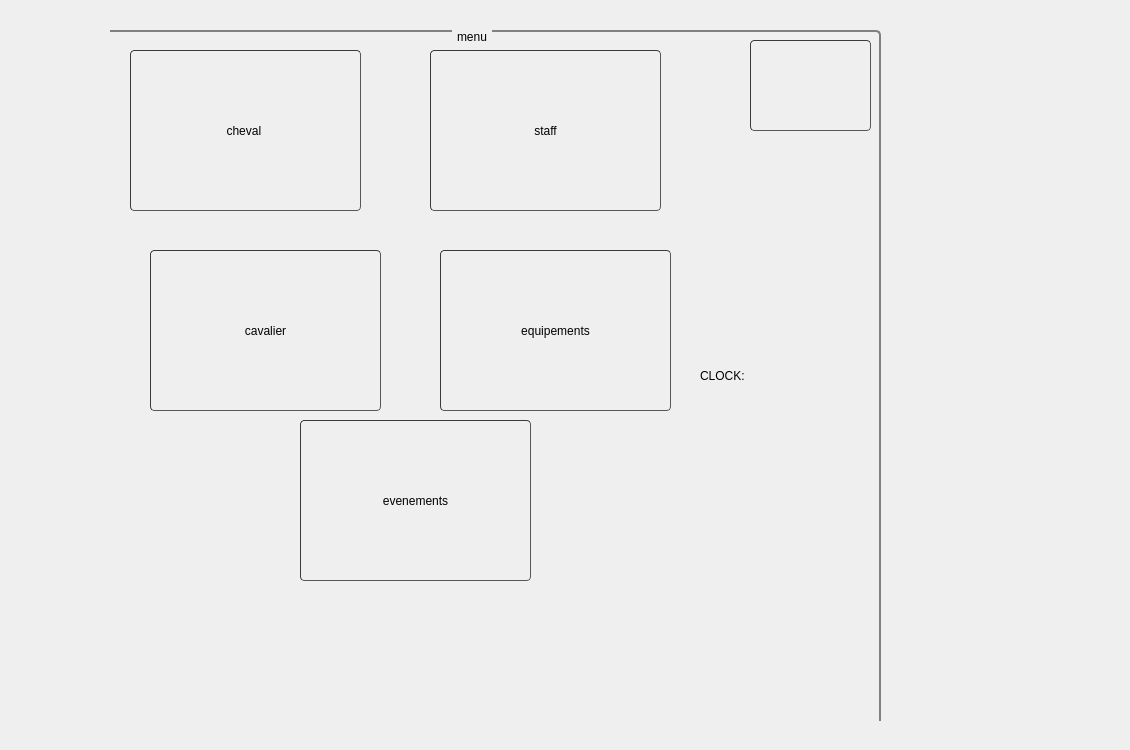
    <widget class="QWidget" name="page_2">
     <widget class="QWidget" name="widget" native="true">
      <property name="geometry">
       <rect>
        <x>110</x>
        <y>-20</y>
        <width>1011</width>
        <height>741</height>
       </rect>
      </property>
      <widget class="QGroupBox" name="groupBox_11">
       <property name="geometry">
        <rect>
         <x>-50</x>
         <y>50</y>
         <width>821</width>
         <height>711</height>
        </rect>
       </property>
       <property name="styleSheet">
        <string notr="true">QGroupBox {
    background-color: qlineargradient(x1: 0, y1: 0, x2: 0, y2: 1,
                                      stop: 0 #E0E0E0, stop: 1 #FFFFFF);
    border: 2px solid gray;
    border-radius: 5px;
    margin-top: 1ex; /* leave space at the top for the title */
}

QGroupBox::title {
    subcontrol-origin: margin;
    subcontrol-position: top center; /* position at the top center */
    padding: 0 3px;
    background-color: qlineargradient(x1: 0, y1: 0, x2: 0, y2: 1,
                                      stop: 0 #FF0ECE, stop: 1 #FFFFFF);
}</string>
       </property>
       <property name="title">
        <string>menu</string>
       </property>
       <widget class="QPushButton" name="click_here">
        <property name="geometry">
         <rect>
          <x>690</x>
          <y>10</y>
          <width>121</width>
          <height>91</height>
         </rect>
        </property>
        <property name="styleSheet">
         <string notr="true">	border-width: 1px; border-radius: 4px;
	border-color: rgb(58, 58, 58);
	border-style: inset;
	padding: 0 8px;


	selection-color: rgb(60, 63, 65);</string>
        </property>
        <property name="text">
         <string/>
        </property>
        <property name="icon">
         <iconset resource="images.qrc">
          <normaloff>:/pics/Capture d’écran 2021-05-01 221807.png</normaloff>:/pics/Capture d’écran 2021-05-01 221807.png</iconset>
        </property>
        <property name="iconSize">
         <size>
          <width>100</width>
          <height>100</height>
         </size>
        </property>
       </widget>
       <widget class="QLabel" name="digital_clock">
        <property name="geometry">
         <rect>
          <x>640</x>
          <y>310</y>
          <width>141</width>
          <height>71</height>
         </rect>
        </property>
        <property name="styleSheet">
         <string notr="true">font: 25 8pt &quot;Footlight MT Light&quot;;</string>
        </property>
        <property name="text">
         <string>CLOCK: </string>
        </property>
       </widget>
       <widget class="QPushButton" name="evenement_2">
        <property name="geometry">
         <rect>
          <x>240</x>
          <y>390</y>
          <width>231</width>
          <height>161</height>
         </rect>
        </property>
        <property name="styleSheet">
         <string notr="true">	border-width: 1px; border-radius: 4px;
	border-color: rgb(58, 58, 58);
	border-style: inset;
	padding: 0 8px;


	selection-color: rgb(60, 63, 65);</string>
        </property>
        <property name="text">
         <string>evenements</string>
        </property>
        <property name="icon">
         <iconset resource="images.qrc">
          <normaloff>:/pics/evenement.jpg</normaloff>:/pics/evenement.jpg</iconset>
        </property>
        <property name="iconSize">
         <size>
          <width>100</width>
          <height>100</height>
         </size>
        </property>
       </widget>
       <widget class="QPushButton" name="cheval_2">
        <property name="geometry">
         <rect>
          <x>70</x>
          <y>20</y>
          <width>231</width>
          <height>161</height>
         </rect>
        </property>
        <property name="styleSheet">
         <string notr="true">	border-width: 1px; border-radius: 4px;
	border-color: rgb(58, 58, 58);
	border-style: inset;
	padding: 0 8px;


	selection-color: rgb(60, 63, 65);</string>
        </property>
        <property name="text">
         <string>cheval </string>
        </property>
        <property name="icon">
         <iconset resource="images.qrc">
          <normaloff>:/pics/cheval.jpg</normaloff>:/pics/cheval.jpg</iconset>
        </property>
        <property name="iconSize">
         <size>
          <width>100</width>
          <height>100</height>
         </size>
        </property>
       </widget>
       <widget class="QPushButton" name="staff_2">
        <property name="geometry">
         <rect>
          <x>370</x>
          <y>20</y>
          <width>231</width>
          <height>161</height>
         </rect>
        </property>
        <property name="styleSheet">
         <string notr="true">	border-width: 1px; border-radius: 4px;
	border-color: rgb(58, 58, 58);
	border-style: inset;
	padding: 0 8px;


	selection-color: rgb(60, 63, 65);</string>
        </property>
        <property name="text">
         <string>staff</string>
        </property>
        <property name="icon">
         <iconset resource="images.qrc">
          <normaloff>:/pics/staff.png</normaloff>:/pics/staff.png</iconset>
        </property>
        <property name="iconSize">
         <size>
          <width>100</width>
          <height>100</height>
         </size>
        </property>
       </widget>
       <widget class="QPushButton" name="cavalier_2">
        <property name="geometry">
         <rect>
          <x>90</x>
          <y>220</y>
          <width>231</width>
          <height>161</height>
         </rect>
        </property>
        <property name="styleSheet">
         <string notr="true">	border-width: 1px; border-radius: 4px;
	border-color: rgb(58, 58, 58);
	border-style: inset;
	padding: 0 8px;


	selection-color: rgb(60, 63, 65);</string>
        </property>
        <property name="text">
         <string>cavalier</string>
        </property>
        <property name="icon">
         <iconset resource="images.qrc">
          <normaloff>:/pics/cavalier.jpg</normaloff>:/pics/cavalier.jpg</iconset>
        </property>
        <property name="iconSize">
         <size>
          <width>100</width>
          <height>100</height>
         </size>
        </property>
       </widget>
       <widget class="QPushButton" name="equipement_2">
        <property name="geometry">
         <rect>
          <x>380</x>
          <y>220</y>
          <width>231</width>
          <height>161</height>
         </rect>
        </property>
        <property name="styleSheet">
         <string notr="true">	border-width: 1px; border-radius: 4px;
	border-color: rgb(58, 58, 58);
	border-style: inset;
	padding: 0 8px;


	selection-color: rgb(60, 63, 65);</string>
        </property>
        <property name="text">
         <string>equipements</string>
        </property>
        <property name="icon">
         <iconset resource="images.qrc">
          <normaloff>:/pics/equipement.jpg</normaloff>:/pics/equipement.jpg</iconset>
        </property>
        <property name="iconSize">
         <size>
          <width>100</width>
          <height>100</height>
         </size>
        </property>
       </widget>
      </widget>
     </widget>
    </widget>
